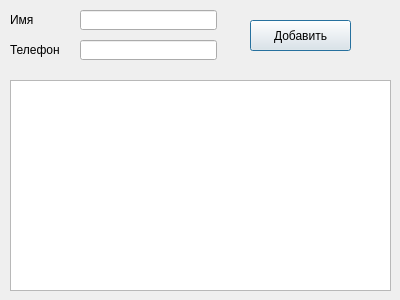
<?xml version="1.0" encoding="UTF-8"?>
<ui version="4.0">
 <class>Dialog</class>
 <widget class="QDialog" name="Dialog">
  <property name="geometry">
   <rect>
    <x>0</x>
    <y>0</y>
    <width>400</width>
    <height>300</height>
   </rect>
  </property>
  <property name="minimumSize">
   <size>
    <width>400</width>
    <height>300</height>
   </size>
  </property>
  <property name="maximumSize">
   <size>
    <width>400</width>
    <height>300</height>
   </size>
  </property>
  <property name="windowTitle">
   <string>Dialog</string>
  </property>
  <property name="styleSheet">
   <string notr="true">QLabel {
font-size: 12px;
}</string>
  </property>
  <widget class="QTextBrowser" name="textBrowser">
   <property name="geometry">
    <rect>
     <x>10</x>
     <y>80</y>
     <width>381</width>
     <height>211</height>
    </rect>
   </property>
  </widget>
  <widget class="QLineEdit" name="lineEdit">
   <property name="geometry">
    <rect>
     <x>80</x>
     <y>40</y>
     <width>137</width>
     <height>20</height>
    </rect>
   </property>
  </widget>
  <widget class="QLabel" name="label_2">
   <property name="geometry">
    <rect>
     <x>10</x>
     <y>40</y>
     <width>61</width>
     <height>20</height>
    </rect>
   </property>
   <property name="text">
    <string>Телефон</string>
   </property>
  </widget>
  <widget class="QLineEdit" name="lineEdit_2">
   <property name="geometry">
    <rect>
     <x>80</x>
     <y>10</y>
     <width>137</width>
     <height>20</height>
    </rect>
   </property>
  </widget>
  <widget class="QLabel" name="label">
   <property name="geometry">
    <rect>
     <x>10</x>
     <y>10</y>
     <width>61</width>
     <height>20</height>
    </rect>
   </property>
   <property name="text">
    <string>Имя</string>
   </property>
  </widget>
  <widget class="QPushButton" name="pushButton">
   <property name="geometry">
    <rect>
     <x>250</x>
     <y>20</y>
     <width>101</width>
     <height>31</height>
    </rect>
   </property>
   <property name="text">
    <string>Добавить</string>
   </property>
  </widget>
 </widget>
 <resources/>
 <connections/>
</ui>
